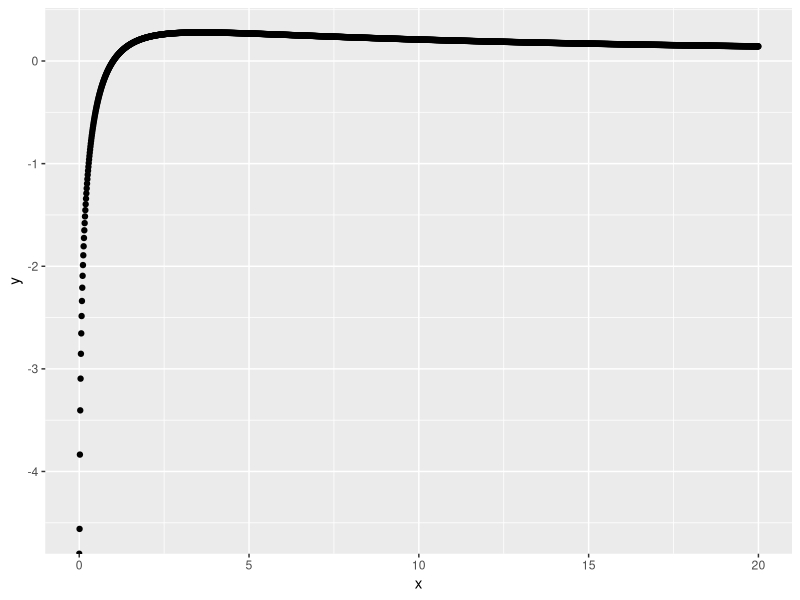
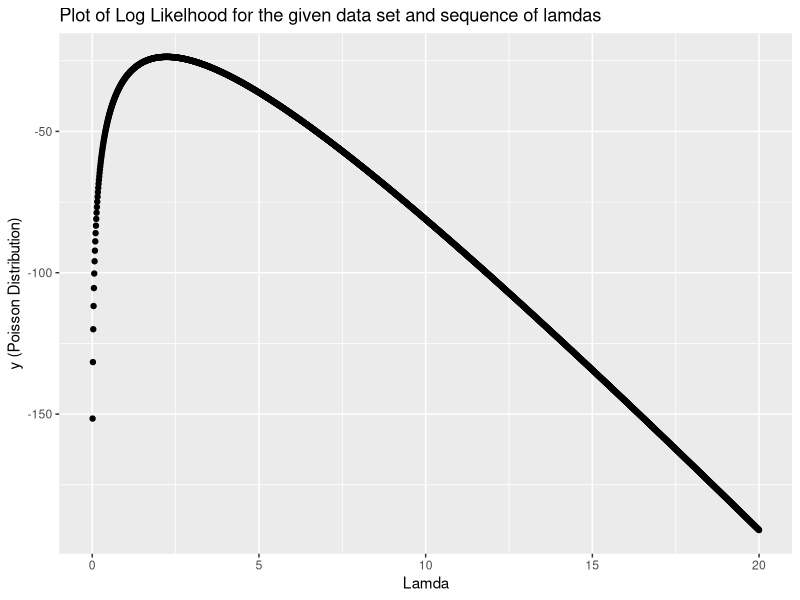
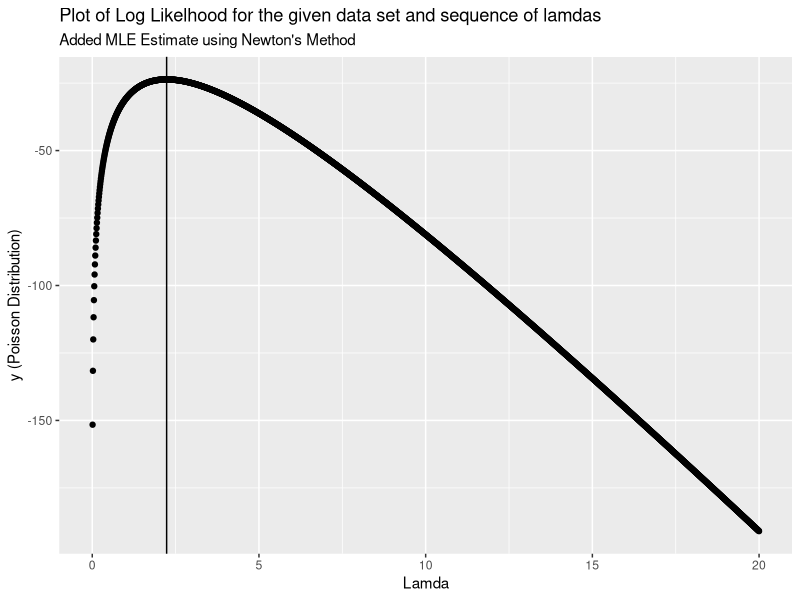
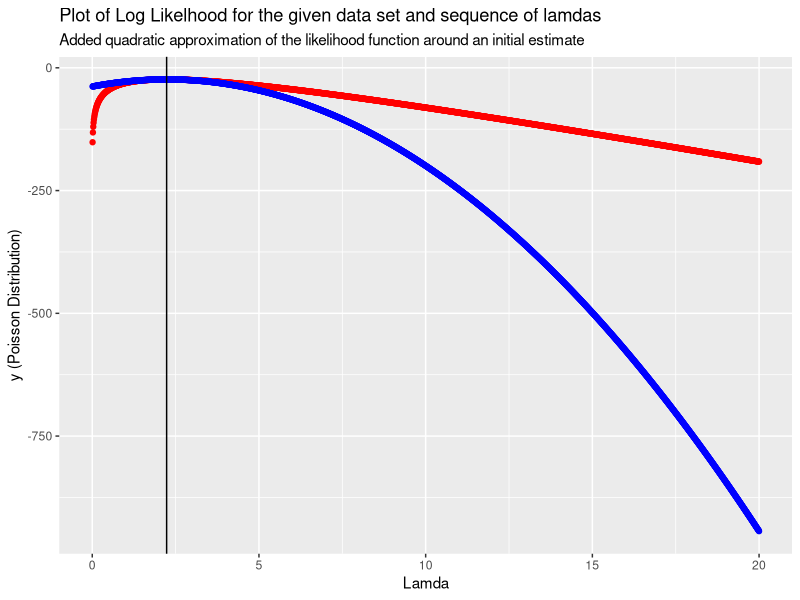
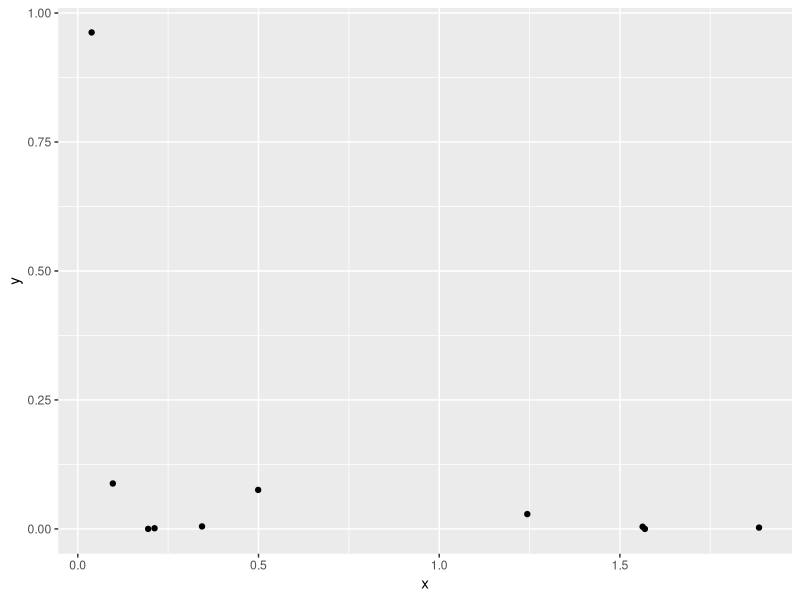

Recreate these plots in R, in order.
## ---- chunk 1
g_func <- function(x){
  return(log(x)/(1+x))
}

g_firstOrder_derivative <- function(x){
  return((1+(1/x)-log(x))/((1+x)^2))
}

library(ggplot2)
x <- seq(0,20, 0.01)
y <- g_func(x)
df <- data.frame(x=x, y=y)
ggplot(df, aes(x=x, y=y))+
  geom_point()

# Choose random values for a and b starting values
a <- 1
b <- 10
starting_x <- (a+b)/2

# iteration
bisection_method <- function(a,b, starting_x){
  a <- a
  b <- b
  x <- starting_x
  while (abs(b-a) >= 0.0001) {
    if(g_firstOrder_derivative(a)*g_firstOrder_derivative(x)<=0){
      a <- a
      b <- x
      x <- (a+b)/2
    } else{
      a <- x
      b <- b
      x <- (a+b)/2
    }
  }
  return(x)
}
print(paste("bisection estimate for maximum x value:", bisection_method(a,b,starting_x)))

# Check with uniroot (it finds the root where the function equals zero, therefore need to use teh first order derivative)
print(paste("uniroot estimate for maximum x value:", uniroot(f = g_firstOrder_derivative, lower = a, upper = b, tol = 0.0001)$root))
## ---- chunk 2
set.seed(10)
counts <- c(3,1,1,3,1,4,3,2,0,5,0,4,2)
## ---- chunk 3
lamda <- seq(0.01, 20, 0.01)
max_log_likelihood <- function(lamda, counts){
  loglike <- sum(dpois(counts, lamda, log=TRUE))
  return(loglike)
}

min_log_likelihood <- function(lamda, counts){
  loglike <- sum(dpois(counts, lamda, log=TRUE))
  return(-loglike)
}

loglike <- sapply(lamda, max_log_likelihood, counts = counts)
loglike
## ---- chunk 4
library(ggplot2)
lamda <- seq(0.01, 20, 0.01)
loglike <- sapply(lamda, max_log_likelihood, counts = counts)
df <- data.frame(x <- lamda, y <- loglike)
ggplot(df, aes(x=x, y=y)) +
  geom_point() + 
  labs(
    title = "Plot of Log Likelhood for the given data set and sequence of lamdas",
    y = "y (Poisson Distribution)", 
    x = "Lamda"
  )
## ---- chunk 5
?optim()
?nlm()
## ---- chunk 6
init_lambda <- 3

# Using optim to find the MLE for lamda (maximisation +ve log likelihood)
optim_result <- optim(par = init_lambda, fn = max_log_likelihood, counts = counts, method = "BFGS", control = list(fnscale = -1))
print(paste("optim_estimated_lamda: ", optim_result$par))
print(paste("optim_log_likelihood: ", optim_result$value))

# Using nlm to find the MLE for lamda (minimisation so need -ve log likelihood)
nlm_result <- nlm(f= min_log_likelihood, p = init_lambda, counts=counts)
print(paste("nlm_estimated_lamda: ", nlm_result$estimate))
print(paste("nlm_log_likelihood: ", -nlm_result$minimum))
## ---- chunk 7
# Define first and second order derivatives, then the quadratic equation
poisson_firstOrder <- function(x, lambda){
  return((sum(x)/lambda) - length(x))
}

poisson_secondOrder <- function(x, lambda){
  return(-(sum(x)/((lambda)^2)))
}

updated <- function(x, lambda){
  return(lambda-(poisson_firstOrder(x, lambda)/poisson_secondOrder(x, lambda)))
}

# Approximation
newtons_method <- function(x, lambda){
  lambda <- lambda
  repeat{
    lambda_aprox <- updated(x,lambda)
    if(abs((lambda-lambda_aprox)/lambda)<= 0.00001){
      return(lambda_aprox)
    } else{
      lambda <- lambda_aprox
    }
  }
}

newtons_lamda_est <- newtons_method(x = counts,lambda =2 )
print(newtons_lamda_est)

## ---- chunk 8
library(ggplot2)
lamda <- seq(0.01, 20, 0.01)
loglike <- sapply(lamda, max_log_likelihood, counts = counts)

df <- data.frame(x <- lamda, y <- loglike)
ggplot(df, aes(x=x, y=y)) +
  geom_point() + 
  labs(
    title = "Plot of Log Likelhood for the given data set and sequence of lamdas",
    subtitle = "Added MLE Estimate using Newton's Method",
    y = "y (Poisson Distribution)", 
    x = "Lamda"
  ) +
  geom_vline(xintercept = newtons_lamda_est)
## ---- chunk 9
# Quadratic Approximation is the taylor series
taylor_series <- function(lambda, lambda_approx, x){
  return(max_log_likelihood(lambda_approx, x) + ((lambda-lambda_approx)*poisson_firstOrder(x,lambda_approx))+(((lambda-lambda_approx)^2)*((poisson_secondOrder(x, lambda_approx))/factorial(2))))
}

library(ggplot2)
lambda <- seq(0.01, 20, 0.01)
loglike <- sapply(lambda, max_log_likelihood, counts = counts)
quadratic <- sapply(lambda, taylor_series, x=counts, lambda_approx = newtons_lamda_est)
df1 <- data.frame(x <- lamda, y <- loglike)
df2 <- data.frame(z<-lambda, w <- quadratic)
ggplot() +
  geom_point(data = df1, aes(x=x, y=y), color="red") +
  geom_point(data = df2, aes(x=z,y=w), color = "blue") +
  labs(
    title = "Plot of Log Likelhood for the given data set and sequence of lamdas",
    subtitle = "Added quadratic approximation of the likelihood function around an initial estimate",
    y = "y (Poisson Distribution)", 
    x = "Lamda"
  ) +
  geom_vline(xintercept = newtons_lamda_est)
## ---- chunk 10
# Since optim maximises the log likelihood function, the standard errors is just the Hessian Matrix H (-H)^-1
optim_result <- optim(par = newtons_lamda_est, fn = max_log_likelihood, counts = counts, method = "BFGS", control = list(fnscale = -1), hessian = TRUE)
print(paste("Standard Error For Our Lambda Estimate (optim):", (-optim_result$hessian)^-1))

# Since nlm minimises the log likelihood function, the standard errors is already had the minus applied to it so its just Hessian Matrix H (H)^-1
nlm_result <- nlm(f= min_log_likelihood, p = newtons_lamda_est, counts=counts, hessian = TRUE)
print(paste("Standard Error For Our Lambda Estimate (nlm):", (nlm_result$hessian)^-1))
## ---- chunk 11
# Set Lambda Estimate to the average
lambda_est <- mean(dpois(x = counts, lambda =seq(0.01, 20, 0.01) ))
lambda_est
## ---- chunk 12
y <- c(2,4,3,0,1,4,3,6,10,7)

x <- c(0.49909145, 1.24373850, 0.34376255, 0.03833630, 0.09699331, 
       0.19469526, 0.21237902, 1.56276200, 1.56909233, 1.88487024)

prob <- dpois(y, lambda = x)
df <- data.frame(x=x, y= prob)
library(ggplot2)
ggplot(df, aes(x=x,y=y)) +
  geom_point()
## ---- chunk 13
min_log_likelihood <- function(lamda, x){
  loglike <- sum(dpois(x, lamda, log=TRUE))
  return(-loglike)
}
nlm_result <- nlm(f= min_log_likelihood, p = mean(x), x=x)
print(paste("nlm_estimated_lamda: ", nlm_result$estimate))
print(paste("nlm_log_likelihood: ", nlm_result$minimum))
